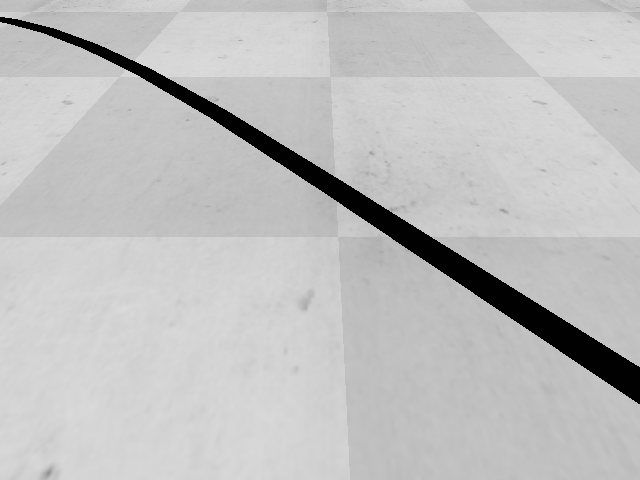
#> input picture Code/testtest.png, 640 x 480 px
$ python -i graphHandle.py   (imports and definitions only)   (older library calls are emulated)
#> lines starting #> are read from the running program, lines starting #| are printed output that depends on the picture; after the words box and inside, x2 and y2 are one past the last pixel; in counts of white or black regions, pixels touching at a corner belong together
#> further down, picture is the input picture: shape (480, 640, 3); min 1, max 220, mean 191.9
import numpy as np
import cv2
import imutils

rows = 480
cols = 640


def isPointInContours(contours, point):
    for i, contour in enumerate(contours):
        flag = cv2.pointPolygonTest(contour, point, False)
        if flag == 1:
            return True, i
    return False, None


def isCornerInContours(contours, corner, fills):
    check_size = 5
    contour_id = None
    cnt = 0
    for i in range(check_size):
        flag, cur_id = isPointInContours(
            contours, (corner[1] - i, corner[0] - i))
        if flag == 1 and (contour_id is None or cur_id == contour_id):
            cnt += 1
            contour_id = cur_id
    if cnt >= (check_size // 2) + 1 and contours[contour_id] not in fills:
        area = cv2.contourArea(contours[contour_id])
        if area <= rows * cols / 4:
            fills.append(contours[contour_id])


def fillImage(img, fills):
    cv2.drawContours(img, fills, -1, (0, 0, 0), cv2.FILLED)
    return img


def handleGraphEdges(img, contours):
    fills = []
    isCornerInContours(contours, (10, 630), fills)
    isCornerInContours(contours, (10, 10), fills)
    if len(fills) > 0:
        img = fillImage(img, fills)
    return img


def handleGraph(img):
    img = np.flip(img, 0)
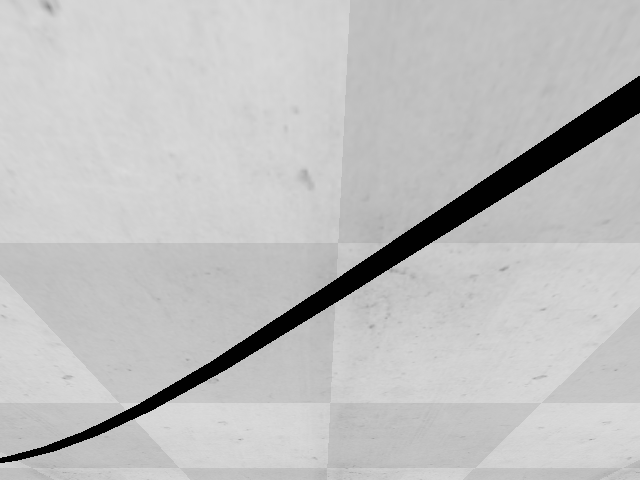
#> img: shape (480, 640, 3); min 1, max 220, mean 191.9
    # img = cv2.imread("../Images/input.png")

    # Convert image to greyscale.
    gray = cv2.cvtColor(img, cv2.COLOR_BGR2GRAY)
    # Process image using Gaussian blur.
    blur = cv2.GaussianBlur(gray, (5, 5), 0)
    # Process image using Color Threshold.
    _, thresh = cv2.threshold(blur, 60, 255, cv2.THRESH_BINARY_INV)
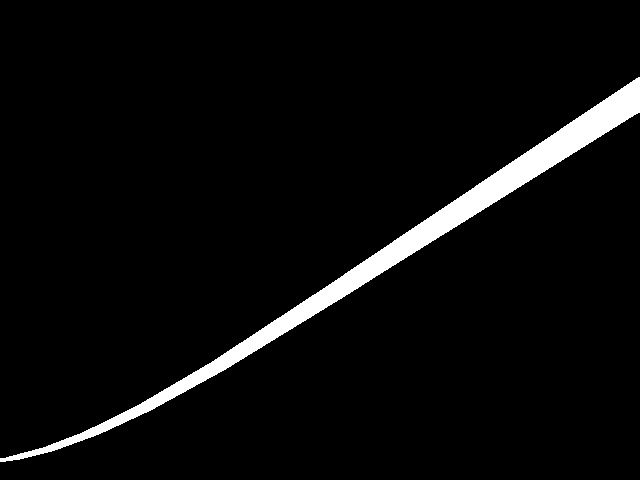
#> thresh: shape (480, 640); 4.3% white; 1 white region

    contours, _ = cv2.findContours(thresh, 1, cv2.CHAIN_APPROX_NONE)
#> contours = 1 contour; box (x1, y1, x2, y2) and area: (0, 77, 640, 462) 12666
    thresh = handleGraphEdges(thresh, contours)
#> after the loop in isCornerInContours, `for i in range(check_size):`: cnt = 0
    # cv2.imwrite("../Images/thresh.png", thresh)

    # Transfer perspective
    pts1 = np.float32([[0, 0], [639, 0], [0, 479], [639, 479]])
    pts2 = np.float32([[0, 110], [639, 110], [250, 479], [389, 479]])
    M = cv2.getPerspectiveTransform(pts1, pts2)
    trans = cv2.warpPerspective(thresh, M, (640, 480))
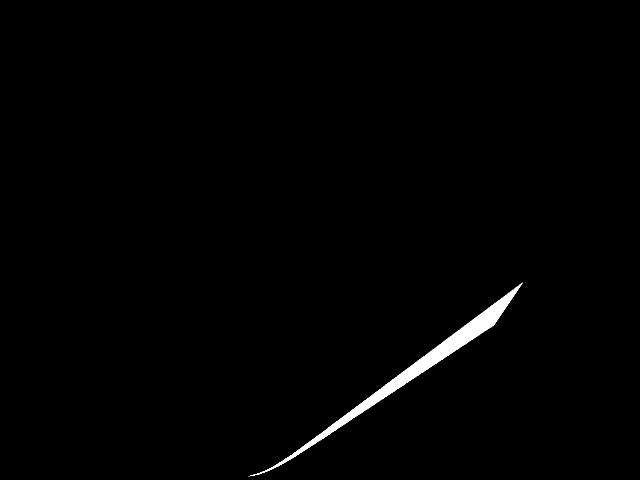
#> trans: shape (480, 640); min 0, max 255, mean 2.6
    # cv2.imwrite("../Images/trans.png", trans)

    src = trans
    contours, _ = cv2.findContours(src, 1, cv2.CHAIN_APPROX_NONE)
#> contours = 1 contour; box (x1, y1, x2, y2) and area: (248, 282, 524, 477) 3044

    fills = []

    for contour in contours:
        area = cv2.contourArea(contour)
        # print('area = ', area)
        M = cv2.moments(contour)
        cX = int(M["m10"] / M["m00"])
        cY = int(M["m01"] / M["m00"])
        # print('cX = ', cX, 'cY = ', cY)
        # cv2.circle(src, (cX, cY), 7, (255, 255, 255), -1)
        if (cY < rows / 3 or cX < cols / 3 or cX > cols - cols / 3) and area <= rows * cols / 5:
            fills.append(contour)
#> this loop made 1 pass
#> (area, cX, cY) on pass 1: (3044.5, 420, 364)
#> after the loop, fills = []

    for contour in fills:
        rect = cv2.minAreaRect(contour)
        box = cv2.cv.Boxpoints() if imutils.is_cv2() else cv2.boxPoints(rect)
        box = np.int0(box)
        src = fillImage(src, [box])
#> this loop made 0 passes
        # cv2.drawContours(src, [box], 0, (32, 32, 255), 2)
        # cv2.imwrite("../Images/ellipse.png", src)

    trans = src

    cv2.imwrite("../Images/target.png", src)

    # Erode to get a line to represent road
    # mask = cv2.erode(trans, None, iterations=1)
    # mask = cv2.dilate(mask, None, iterations=3)
    # Get contour
    contour_img = cv2.Canny(trans, 50, 150)
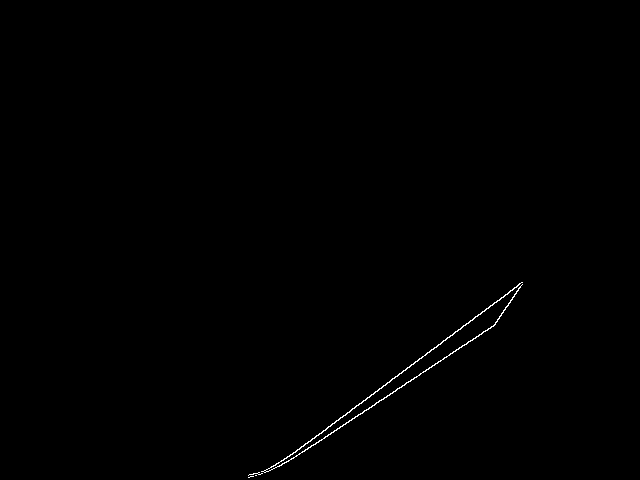
#> contour_img: shape (480, 640); 0.29% white in thin lines or dots, all inside (x1, y1, x2, y2) = (248, 282, 523, 478)
    # Dilate contour image
    mask = cv2.dilate(contour_img, None, iterations=1)
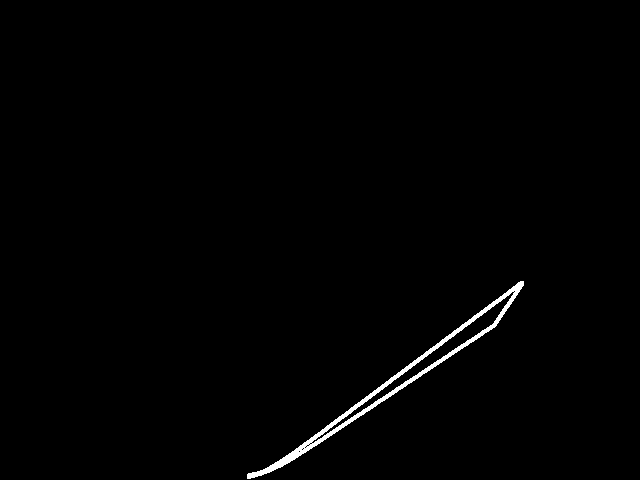
#> mask: shape (480, 640); 0.88% white; 1 white region, box (x1, y1, x2, y2) and area: (247, 281, 524, 479) 2717
    cv2.imwrite("../Images/mask.png", mask)

    return mask


# [1 line not run here, left out]

>>> import cv2
>>> picture = cv2.imread('testtest.png')
>>> result = handleGraph(picture)
